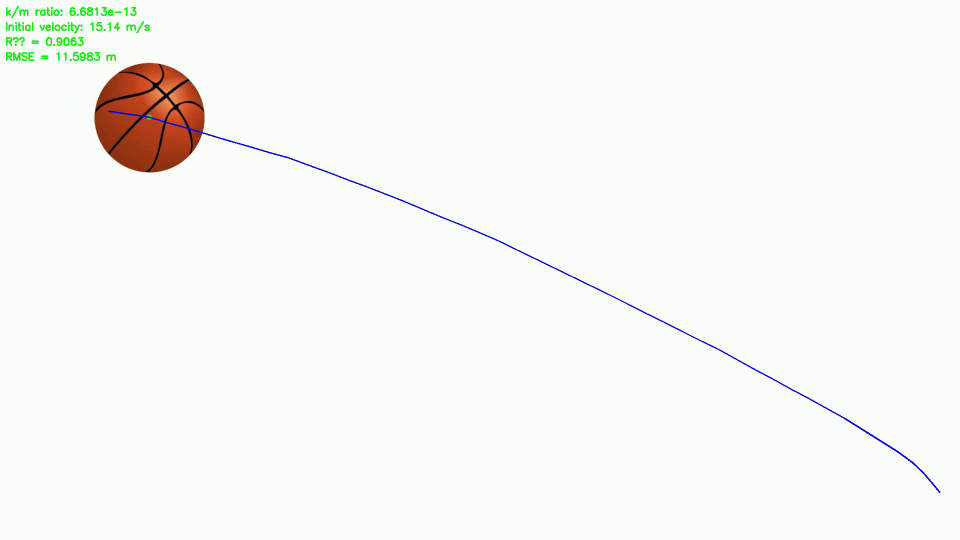
#> input picture frame 2 of cp2/analyzed_trajectory.avi, 1920 x 1080 px, given in place of gio_test.mp4, which was not available (shown at 1/2 size)
$ python f.py
#> lines starting #> are read from the running program, lines starting #| are printed output that depends on the picture; after the words box and inside, x2 and y2 are one past the last pixel; in counts of white or black regions, pixels touching at a corner belong together; pictures that were not available may be replaced by others from this repository, and a replacement may not be noted
import numpy as np
import cv2
import matplotlib.pyplot as plt
import matplotlib
matplotlib.use('TkAgg')
from scipy.optimize import least_squares
from dataclasses import dataclass
from typing import List, Tuple, Optional
import logging
import matplotlib.animation as animation


@dataclass
class TrajectoryFit:
    k_m_ratio: float
    initial_velocities: Tuple[float, float]
    r_squared: float
    rmse: float
    confidence_intervals: Optional[dict] = None


class EnhancedBallTrajectoryAnalyzer:
    def __init__(self, pixel_to_meter: float = 0.01,  dt: float = 1/30):
        self.positions: List[Tuple[int, int]] = []
        self.timestamps: List[float] = []
        self.background = None
        self.g = 9.81
        self.pixel_to_meter = pixel_to_meter
        self.trajectory_fit: Optional[TrajectoryFit] = None
        self.dt = dt  # time step between frames (default: 1/30 second)
        self.tolerance = 0.1  # tolerance for hit detection

        logging.basicConfig(level=logging.INFO)
        self.logger = logging.getLogger(__name__)

    def create_background_model(self, video_path: str) -> bool:
        """
        Create a background model from random frames in the video
        """
#> called with video_path = 'media/gio_test.mp4'
        try:
            cap = cv2.VideoCapture(video_path)
            if not cap.isOpened():
                raise IOError("Cannot open video file")

            frame_count = int(cap.get(cv2.CAP_PROP_FRAME_COUNT))

            # Adjust number of samples based on video length
            n_samples = min(30, frame_count - 1)  # Ensure we don't try to sample more frames than available

            random_frames = np.random.choice(frame_count, n_samples, replace=False)
            frames = []

            for frame_idx in random_frames:
                cap.set(cv2.CAP_PROP_POS_FRAMES, frame_idx)
                ret, frame = cap.read()
                if ret:
                    frames.append(frame)
#> this loop made 30 passes
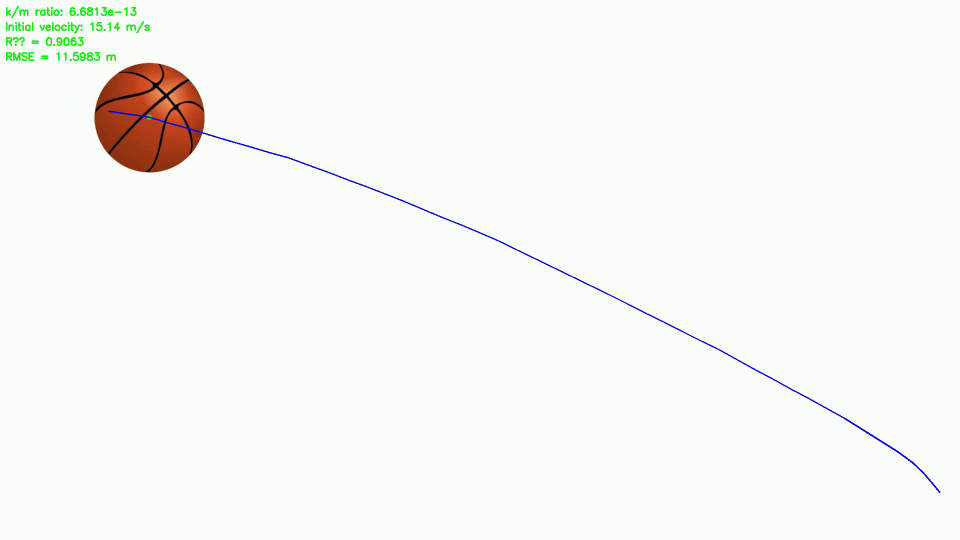
#> input picture frame 2 of cp2/analyzed_trajectory.avi, 1920 x 1080 px, given in place of gio_test.mp4, which was not available (shown at 1/2 size)
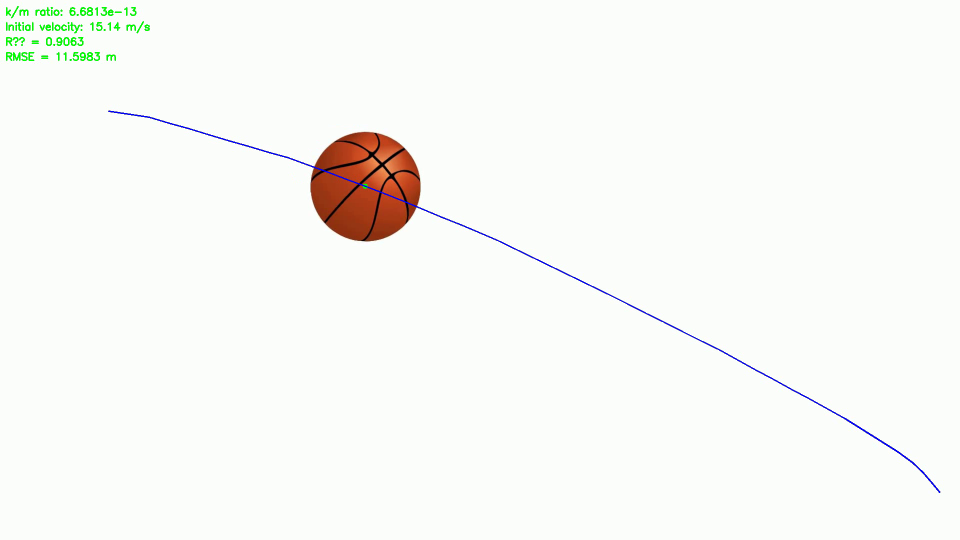
#> input picture frame 13 of cp2/analyzed_trajectory.avi, 1920 x 1080 px, given in place of gio_test.mp4, which was not available (shown at 1/2 size)
#> after the loop, frames = 30 items

            cap.release()

            if frames:
                self.background = np.median(frames, axis=0).astype(np.uint8)
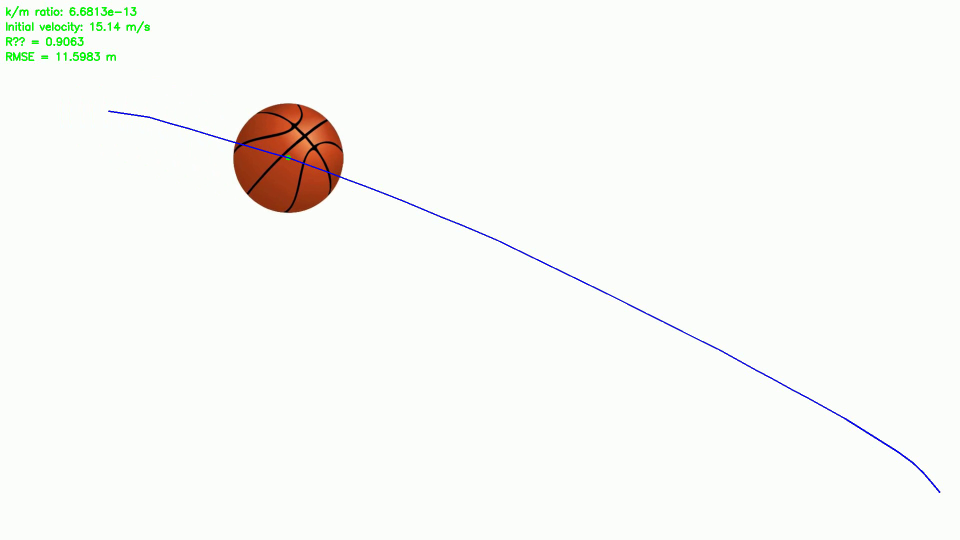
#> input picture frame 9 of cp2/analyzed_trajectory.avi, 1920 x 1080 px, given in place of gio_test.mp4, which was not available (shown at 1/2 size)
#> in analyze_video, frame is the input picture: shape (1080, 1920, 3); mean B, G, R 245.2, 248.8, 248
                return True

        except Exception as e:
            self.logger.error(f"Error creating background model: {e}")

        return False

    def detect_ball(self, frame: np.ndarray) -> Optional[Tuple[int, int]]:
        """
        Detect the ball in a single frame using background subtraction
        """
        if self.background is None:
            return None

        try:
            gray_frame = cv2.cvtColor(frame, cv2.COLOR_BGR2GRAY)
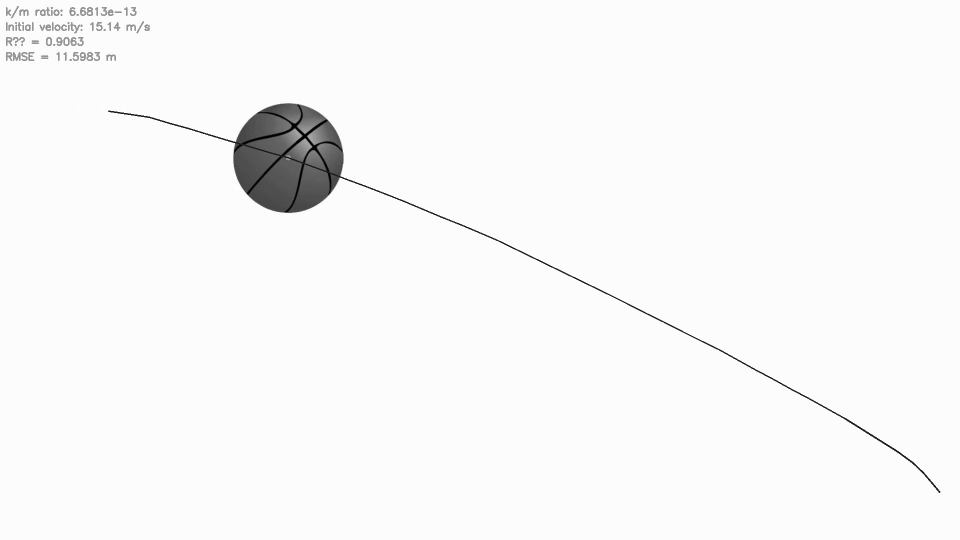
#> gray_frame: shape (1080, 1920) (shown at 1/2 size); min 0, max 255, mean 248.1
            gray_background = cv2.cvtColor(self.background, cv2.COLOR_BGR2GRAY)

            diff = cv2.absdiff(gray_frame, gray_background)
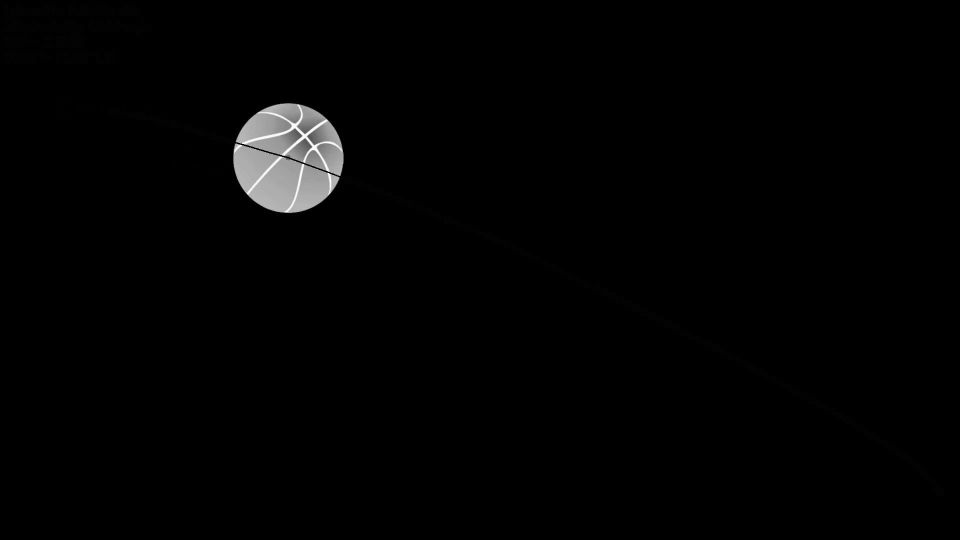
#> diff: shape (1080, 1920) (shown at 1/2 size); min 0, max 254, mean 3.1
            blur = cv2.GaussianBlur(diff, (5, 5), 0)
            _, thresh = cv2.threshold(blur, 20, 255, cv2.THRESH_BINARY)
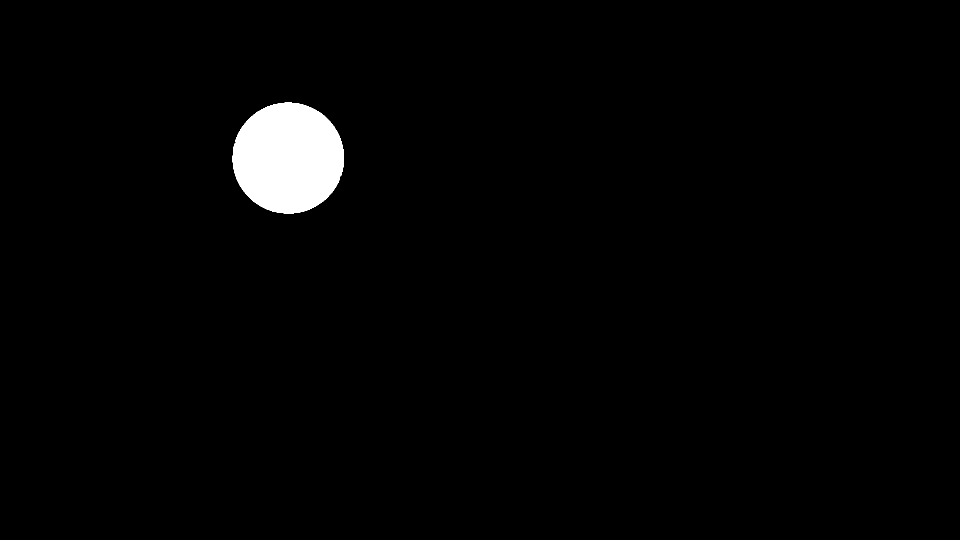
#> thresh: shape (1080, 1920) (shown at 1/2 size); 1.9% white; 1 white region, box (x1, y1, x2, y2) and area: (465, 205, 688, 427) 38838

            kernel = np.ones((5, 5), np.uint8)
            thresh = cv2.morphologyEx(thresh, cv2.MORPH_OPEN, kernel)
#> thresh: shape (1080, 1920); 1.9% white; 1 white region, box (x1, y1, x2, y2) and area: (465, 205, 688, 427) 38837
            thresh = cv2.morphologyEx(thresh, cv2.MORPH_CLOSE, kernel)
#> thresh: shape (1080, 1920); 1.9% white; 1 white region

            contours, _ = cv2.findContours(thresh, cv2.RETR_EXTERNAL,
                                           cv2.CHAIN_APPROX_SIMPLE)
#> contours = 1 contour; box (x1, y1, x2, y2) and area: (465, 205, 688, 427) 38526

            best_match = None
            best_circularity = 0

            for contour in contours:
                area = cv2.contourArea(contour)
                if area < 50:
                    continue

                perimeter = cv2.arcLength(contour, True)
                if perimeter == 0:
                    continue

                circularity = 4 * np.pi * area / (perimeter * perimeter)

                if circularity > best_circularity and circularity > 0.6:
                    best_circularity = circularity
                    M = cv2.moments(contour)
                    if M["m00"] != 0:
                        cx = int(M["m10"] / M["m00"])
                        cy = int(M["m01"] / M["m00"])
                        best_match = (cx, cy)
#> this loop made 1 pass
#> (area, perimeter, circularity, best_circularity, cx, cy) on pass 1: (38525.5, 734.3, 0.898, 0.898, 576, 315)
#> after the loop, M = moments, m00 38525.5, centre m10/m00, m01/m00 = (576.1, 315.7); best_circularity = 0.898; cx = 576; cy = 315

            return best_match

        except Exception as e:
            self.logger.error(f"Error detecting ball: {e}")
            return None

    # [274 lines left out: functions equations_of_motion, rk4_integrate, generate_trajectory, estimate_parameters, predict_full_trajectory, not called in this run]

    def analyze_video(self, video_path: str, output_path: Optional[str] = None) -> bool:
        """
        Analyze video to track ball and estimate parameters
        """
        self.video_path = video_path

        if not self.create_background_model(video_path):
            return False

        try:
            cap = cv2.VideoCapture(video_path)
            if not cap.isOpened():
                raise IOError("Cannot open video file")

            frame_width = int(cap.get(cv2.CAP_PROP_FRAME_WIDTH))
            frame_height = int(cap.get(cv2.CAP_PROP_FRAME_HEIGHT))
            fps = cap.get(cv2.CAP_PROP_FPS)
            self.dt = 1.0 / fps

            out = None
            if output_path:
                fourcc = cv2.VideoWriter_fourcc(*'XVID')
                out = cv2.VideoWriter(
                    filename=output_path,
                    fourcc=fourcc,
                    fps=fps,
                    frameSize=(frame_width, frame_height)
                )

            frame_count = 0
            self.positions = []
            self.timestamps = []

            while True:
                ret, frame = cap.read()
                if not ret:
                    break

                ball_pos = self.detect_ball(frame)
#> ball_pos = (576, 315)
                if ball_pos is not None:
                    self.positions.append(ball_pos)
                    self.timestamps.append(frame_count / fps)

                if out is not None:
                    out.write(frame)

                frame_count += 1

            cap.release()
            if out is not None:
                out.release()

            if len(self.positions) < 3:
                self.logger.error("Not enough ball positions detected")
                return False

            self.trajectory_fit = self.estimate_parameters()
            if self.trajectory_fit is None:
                return False

            t_flight = max(self.timestamps[-1] * 2.0, 2.0)
            total_frames = int(t_flight / self.dt)
            self.t_points = np.linspace(0, t_flight, total_frames)

            self.full_trajectory = self.generate_trajectory(
                self.trajectory_fit.k_m_ratio,
                self.trajectory_fit.initial_velocities[0],
                self.trajectory_fit.initial_velocities[1],
                self.t_points
            )

            print(f"Trajectory analysis completed:")
            print(f"- Number of frames: {total_frames}")
            print(f"- Time range: 0 to {t_flight:.2f} seconds")
            print(f"- Trajectory shape: {self.full_trajectory.shape}")

            return True

        except Exception as e:
            self.logger.error(f"Error analyzing video: {e}")
            return False

        finally:
            if 'cap' in locals() and cap is not None:
                cap.release()
            if 'out' in locals() and out is not None:
                out.release()

    # [387 lines left out: functions get_results_summary, create_animation, rk4_step, predict_interception, calculate_trajectory, shoot_at_moving_target, not called in this run]


if __name__ == "__main__":
    analyzer = EnhancedBallTrajectoryAnalyzer()
    video_path = "media/gio_test.mp4"
    output_path = "output_trajectory.avi"

    # Run analysis
    success = analyzer.analyze_video(video_path, output_path)
    if success:
        print("Analysis Results:")
        print(analyzer.get_results_summary())

        # Create enhanced animation with shooting simulation
        try:
            animation = analyzer.create_animation(
                video_path=video_path,
                output_path="animation_with_shot.gif",
                fps=30
            )
            plt.show()  # Display the animation
        except Exception as e:
            print(f"Error creating animation: {e}")

$ run again, starting later in the video
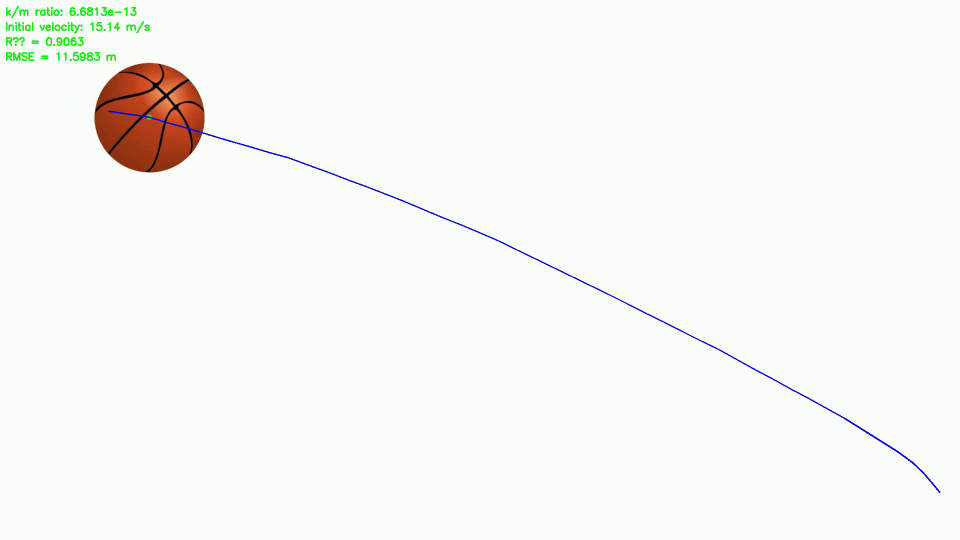
#> input picture frame 2 of cp2/analyzed_trajectory.avi, 1920 x 1080 px, given in place of gio_test.mp4, which was not available (shown at 1/2 size)
#> the loop in create_background_model, `for frame_idx in random_frames:` made 30 passes
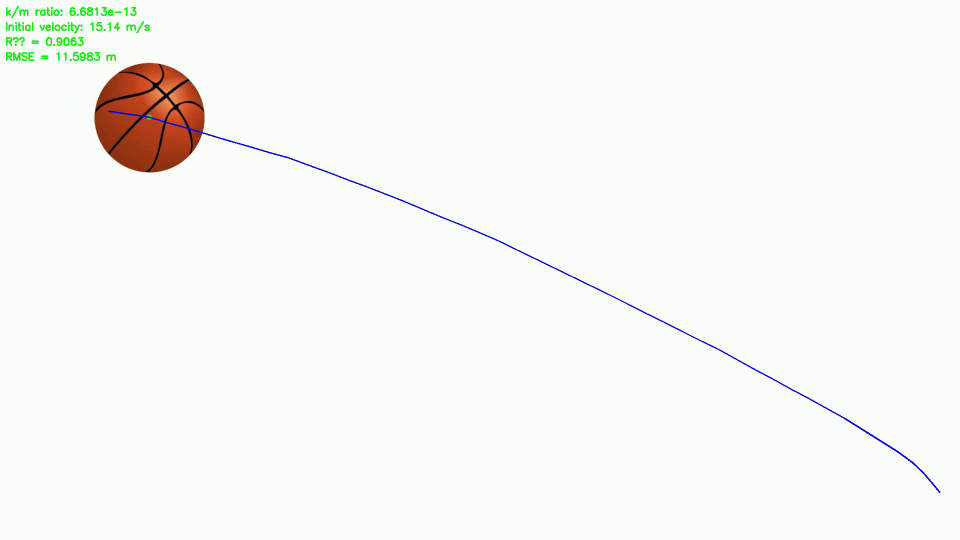
#> input picture frame 2 of cp2/analyzed_trajectory.avi, 1920 x 1080 px, given in place of gio_test.mp4, which was not available (shown at 1/2 size)
#> after the loop in create_background_model, `for frame_idx in random_frames:`: frames = 30 items
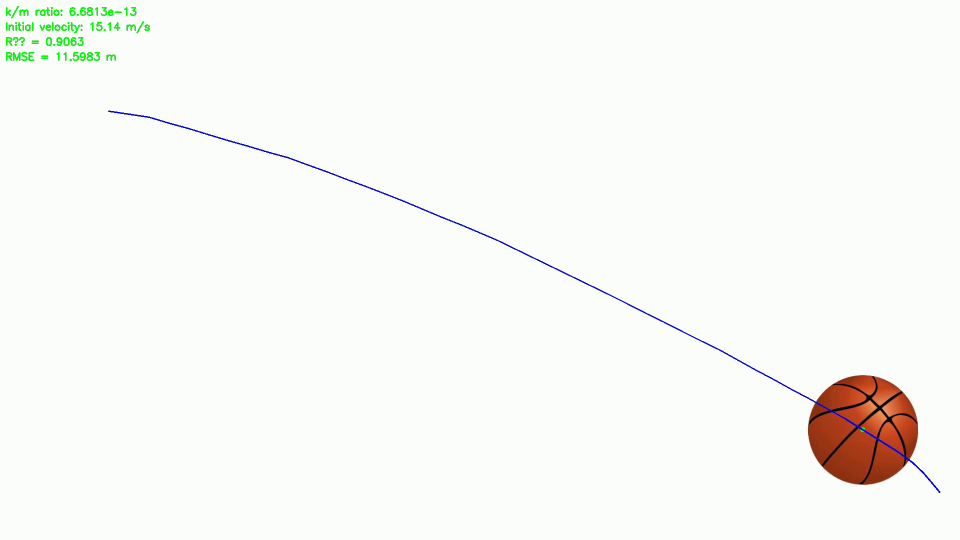
#> input picture frame 40 of cp2/analyzed_trajectory.avi, 1920 x 1080 px, given in place of gio_test.mp4, which was not available (shown at 1/2 size)
#> in analyze_video, frame is the input picture: shape (1080, 1920, 3); mean B, G, R 245.2, 248.8, 248
#> in detect_ball, `_, thresh = cv2.threshold(blur, 20, 255, cv2.THRESH_BINARY)`:
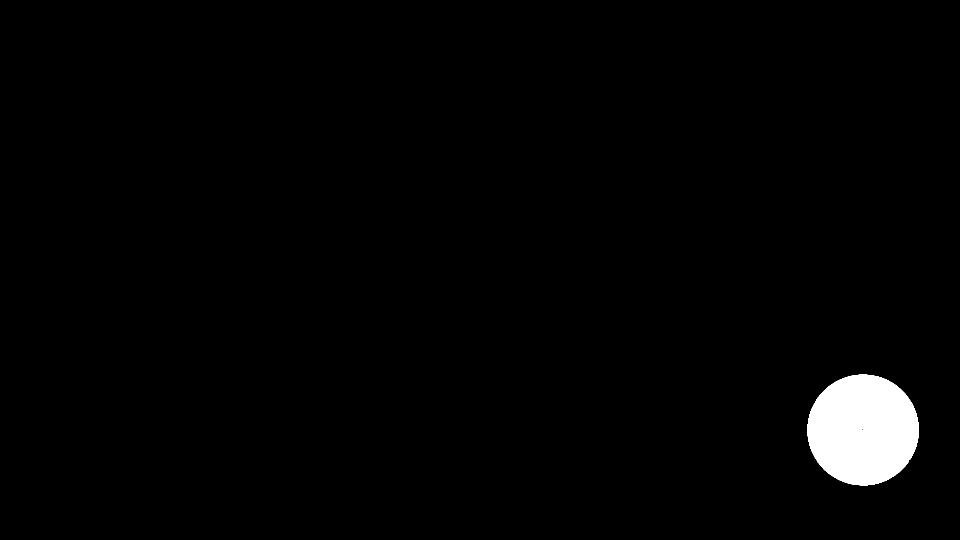
#> thresh: shape (1080, 1920) (shown at 1/2 size); 1.9% white; 1 white region, box (x1, y1, x2, y2) and area: (1615, 749, 1837, 971) 38735
#> contours = 1 contour; box (x1, y1, x2, y2) and area: (1615, 749, 1837, 971) 38500
#> the loop in detect_ball, `for contour in contours:` made 1 pass
#> (area, perimeter, circularity, best_circularity, cx, cy) on pass 1: (38500, 735.2, 0.895, 0.895, 1725, 859)
#> after the loop in detect_ball, `for contour in contours:`: M = moments, m00 38500, centre m10/m00, m01/m00 = (1725.7, 859.5); best_circularity = 0.895; cx = 1725; cy = 859
#> ball_pos = (1725, 859)
